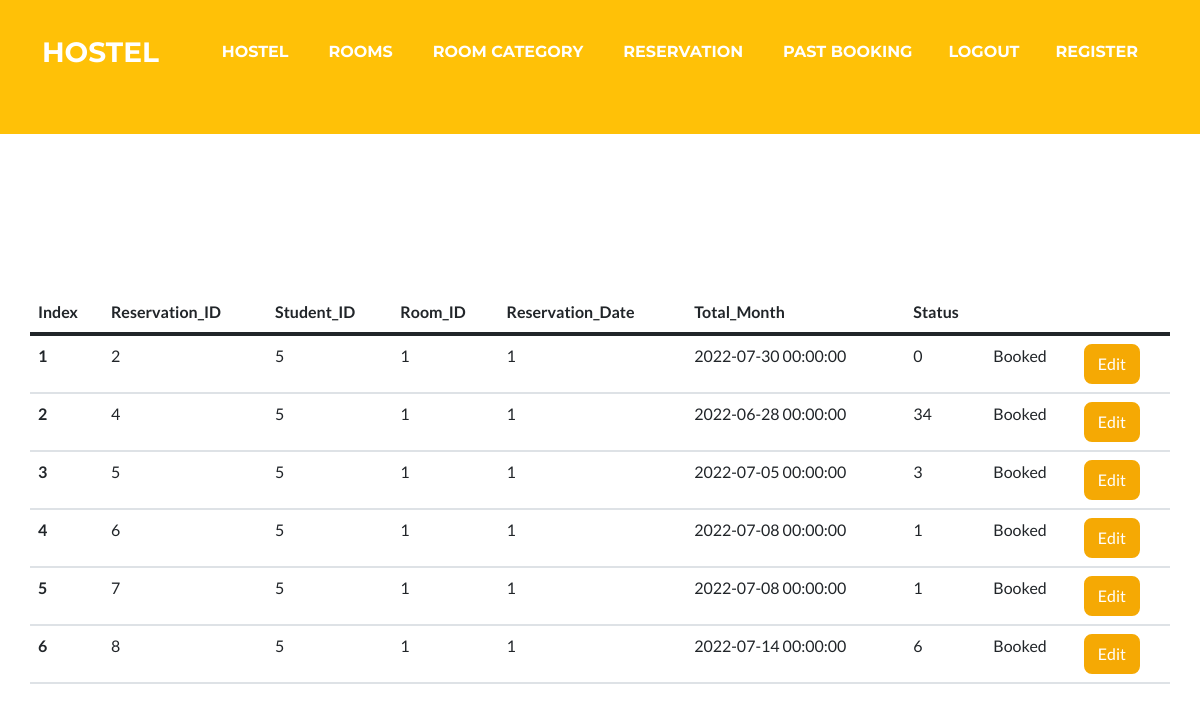
Page /past_reservation (signed in) on the committed database.
### tables this page shows
CREATE TABLE reservation
(
    Reservation_ID   INTEGER PRIMARY KEY,
    Student_ID       INTEGER,
    Room_ID          INT,
    Room_Category    TEXT,
    Reservation_Date DATE,
    Total_Month      INT,
    Status           TEXT
);

### app.py (the view)
@app.route('/past_reservation', methods=['GET', 'POST'])
@is_login
def past_reservation():
    if request.form.get("accept"):
        change_status(int(request.form.get("accept")), 'Booked')
    if request.form.get('reject'):
        change_status(int(request.form.get("reject")), 'Rejected')
    header = f"Hi {session['username']}, Below is your previous booking"
    if session['username'] == 'admin':
        items = get_all_reservation()
    else:
        items = get_student_reservation(session['id'])
    for i in range(len(items)):
        items[i] = list(items[i])
        items[i][3] = str(items[i][3])
    table_header = ['Index', "Reservation_ID", "Student_ID", "Room_ID", "Reservation_Date", "Total_Month", "Status"]
    return render_template('reservation_history.html', header=header,
                           table_header=table_header, table_header_len_=len(table_header),
                           items_len_=len(items), items=items, session=session)

### app.py (called while the page is built)
def is_login(f):
    @wraps(f)
    def dec(*args, **kwargs):
        if session.get('id') is None:
            return redirect(url_for('login', next=request.url))
        return f(*args, **kwargs)
    return dec

### database.py (called while the page is built)
def get_student_reservation(id):
    try:
        query = f'SELECT * FROM reservation WHERE Student_ID = {int(id)}'
        database_cursor.execute(query)
        result = database_cursor.fetchall()
        return result
    except Exception as ex:
        result = []
    return result

### templates/reservation_history.html (shortened to what this page needs)
<!DOCTYPE html>
<html lang="en">
<head>
    <link href="css/styles.css" rel="stylesheet"/>
    <link rel="stylesheet" href="{{ url_for('static', filename='css/styles.css') }}">
</head>
<body id="page-top">
<nav class="navbar navbar-expand-lg bg-secondary text-uppercase fixed-top" id="mainNav">
    <div class="container">
        <a class="navbar-brand" href="#page-top">HOSTEL</a>
        <div class="collapse navbar-collapse" id="navbarResponsive">
            <ul class="navbar-nav ms-auto">
                <li class="nav-item mx-0 mx-lg-1"><a class="nav-link py-3 px-0 px-lg-3 rounded"
                                                     href="{{ url_for('hostel') }}">Hostel</a></li>
                <li class="nav-item mx-0 mx-lg-1"><a class="nav-link py-3 px-0 px-lg-3 rounded"
                                                     href="{{ url_for('rooms') }}">Rooms</a></li>
                <li class="nav-item mx-0 mx-lg-1"><a class="nav-link py-3 px-0 px-lg-3 rounded"
                                                     href="{{ url_for('rooms_category') }}">Room Category</a></li>
                <li class="nav-item mx-0 mx-lg-1"><a class="nav-link py-3 px-0 px-lg-3 rounded"
                                                     href="{{ url_for('reservation') }}">Reservation</a></li>
                                <li class="nav-item mx-0 mx-lg-1"><a class="nav-link py-3 px-0 px-lg-3 rounded"
                                                     href="{{ url_for('past_reservation') }}">Past Booking</a></li>
                {% if session.get('id') is none %}
                <li class="nav-item mx-0 "><a class="nav-link py-3 px-0 px-lg-3 rounded"
                                              href="{{ url_for('login') }}">Login</a></li>
                {% else %}
                <li class="nav-item mx-0 "><a class="nav-link py-3 px-0 px-lg-3 rounded"
                                              href="{{ url_for('logout') }}">Logout</a></li>
                {% endif %}
                <li class="nav-item mx-0 mx-lg-1"><a class="nav-link py-3 px-0 px-lg-3 rounded"
                                                     href="{{ url_for('register') }}">Register</a></li>
            </ul>
        </div>
    </div>
</nav>
<div class="bg-dark py-2 text-black pt-3">
    <div class="container">
        <h6><br>Booking History</h6>
    </div>
</div>
<header class="masthead ">
    <div class="container d-flex flex-column">
        <div class="row">
            <table class="table">
                <thead>
                <tr>
                    {%for i in range(0, table_header_len_)%}
                    <th scope="col">{{ table_header[i] }}</th>
                    {% endfor %}
                </tr>
                </thead>
                <tbody>
                {%for i in range(0, items_len_ )%}
                <tr>
                    <th scope="col">{{ i+ 1}}</th>
                    {% for j in range(0, table_header_len_)%}
                    <td>{{ items[i][j]}}</td>
                    {% endfor %}
                    {% if session['username'] == 'admin' %}
                    <td>
                        <form action="{{ url_for('past_reservation') }}" method="POST">
                            <input id="accept_id" name="accept" type="hidden" value="{{items[i][0]}}">
                            <button type="submit" class='btn btn-success'> Accept</button>
                        </form>
                    <td>
                        <form action="{{ url_for('past_reservation') }}" method="POST">
                            <input id="reject_id" name="reject" type="hidden" value="{{items[i][0]}}">
                            <button type="submit" class='btn btn-danger'> Reject</button>
                        </form>
                    </td>
                    {% else %}
                    <td>
                        <form action="{{ url_for('update_reservation') }}" method="POST">
                            <button type="submit" class='btn btn-primary'> Edit</button>
                        </form>
                    </td>
                    {% endif %}
                </tr>
                {% endfor %}
                </tbody>
            </table>
        </div>
    </div>
</header>
</body>
</html>

### rows in the picture
reservation: Reservation_ID "2" "5" "1" "1" "2022-07-30 00:00:00" "0" "Booked"
reservation: Reservation_ID "4" "5" "1" "1" "2022-06-28 00:00:00" "34" "Booked"
reservation: Reservation_ID "5" "5" "1" "1" "2022-07-05 00:00:00" "3" "Booked"
reservation: Reservation_ID "6" "5" "1" "1" "2022-07-08 00:00:00" "1" "Booked"
reservation: Reservation_ID "7" "5" "1" "1" "2022-07-08 00:00:00" "1" "Booked"
reservation: Reservation_ID "8" "5" "1" "1" "2022-07-14 00:00:00" "6" "Booked"

### other values in the picture
{{ table_header[i] }} "Index" "Reservation_ID" "Student_ID" "Room_ID" "Reservation_Date" "Total_Month" "Status"
{{ i+ 1 }} "1" "2" "3" "4" "5" "6"
